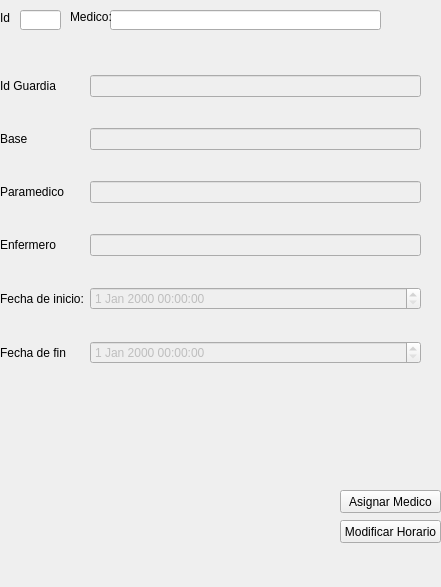
       <widget class="QWidget" name="page_2">
        <property name="geometry">
         <rect>
          <x>0</x>
          <y>0</y>
          <width>441</width>
          <height>587</height>
         </rect>
        </property>
        <attribute name="label">
         <string>Fechas</string>
        </attribute>
        <widget class="QPushButton" name="idm_btn_add_medico">
         <property name="geometry">
          <rect>
           <x>340</x>
           <y>490</y>
           <width>101</width>
           <height>23</height>
          </rect>
         </property>
         <property name="text">
          <string>Asignar Medico</string>
         </property>
        </widget>
        <widget class="QPushButton" name="ide_btn_mod_time_medico">
         <property name="geometry">
          <rect>
           <x>340</x>
           <y>520</y>
           <width>101</width>
           <height>23</height>
          </rect>
         </property>
         <property name="text">
          <string>Modificar Horario</string>
         </property>
        </widget>
        <widget class="QWidget" name="gridLayoutWidget_7">
         <property name="geometry">
          <rect>
           <x>0</x>
           <y>50</y>
           <width>421</width>
           <height>341</height>
          </rect>
         </property>
         <layout class="QGridLayout" name="gridLayout">
          <item row="2" column="0">
           <widget class="QLabel" name="label_7">
            <property name="text">
             <string>Paramedico</string>
            </property>
           </widget>
          </item>
          <item row="5" column="2">
           <widget class="QDateTimeEdit" name="idm_fyh_fin">
            <property name="enabled">
             <bool>false</bool>
            </property>
           </widget>
          </item>
          <item row="4" column="0">
           <widget class="QLabel" name="idm_lbl_5">
            <property name="text">
             <string>Fecha de inicio:</string>
            </property>
           </widget>
          </item>
          <item row="4" column="2">
           <widget class="QDateTimeEdit" name="idm_fyh_inicio">
            <property name="enabled">
             <bool>false</bool>
            </property>
           </widget>
          </item>
          <item row="1" column="0">
           <widget class="QLabel" name="label_6">
            <property name="text">
             <string>Base</string>
            </property>
           </widget>
          </item>
          <item row="5" column="0">
           <widget class="QLabel" name="idm_lbl_7">
            <property name="text">
             <string>Fecha de fin</string>
            </property>
           </widget>
          </item>
          <item row="3" column="0">
           <widget class="QLabel" name="label_8">
            <property name="text">
             <string>Enfermero</string>
            </property>
           </widget>
          </item>
          <item row="3" column="2">
           <widget class="QLineEdit" name="idm_txt_enfermero">
            <property name="enabled">
             <bool>false</bool>
            </property>
           </widget>
          </item>
          <item row="2" column="2">
           <widget class="QLineEdit" name="idm_txt_paramedico">
            <property name="enabled">
             <bool>false</bool>
            </property>
           </widget>
          </item>
          <item row="1" column="2">
           <widget class="QLineEdit" name="idm_txt_base">
            <property name="enabled">
             <bool>false</bool>
            </property>
           </widget>
          </item>
          <item row="0" column="0">
           <widget class="QLabel" name="label_10">
            <property name="text">
             <string>Id Guardia</string>
            </property>
           </widget>
          </item>
          <item row="0" column="2">
           <widget class="QLineEdit" name="idm_int_idguardia">
            <property name="enabled">
             <bool>false</bool>
            </property>
           </widget>
          </item>
         </layout>
        </widget>
        <widget class="QLineEdit" name="idm_txt_medico_ingreso">
         <property name="geometry">
          <rect>
           <x>110</x>
           <y>10</y>
           <width>271</width>
           <height>20</height>
          </rect>
         </property>
        </widget>
        <widget class="QLabel" name="label_9">
         <property name="geometry">
          <rect>
           <x>70</x>
           <y>10</y>
           <width>47</width>
           <height>13</height>
          </rect>
         </property>
         <property name="text">
          <string>Medico:</string>
         </property>
        </widget>
        <widget class="QLabel" name="label_12">
         <property name="geometry">
          <rect>
           <x>0</x>
           <y>10</y>
           <width>21</width>
           <height>16</height>
          </rect>
         </property>
         <property name="text">
          <string>Id</string>
         </property>
        </widget>
        <widget class="QLineEdit" name="idm_int_idmedico_ingreso">
         <property name="geometry">
          <rect>
           <x>20</x>
           <y>10</y>
           <width>41</width>
           <height>20</height>
          </rect>
         </property>
        </widget>
       </widget>
